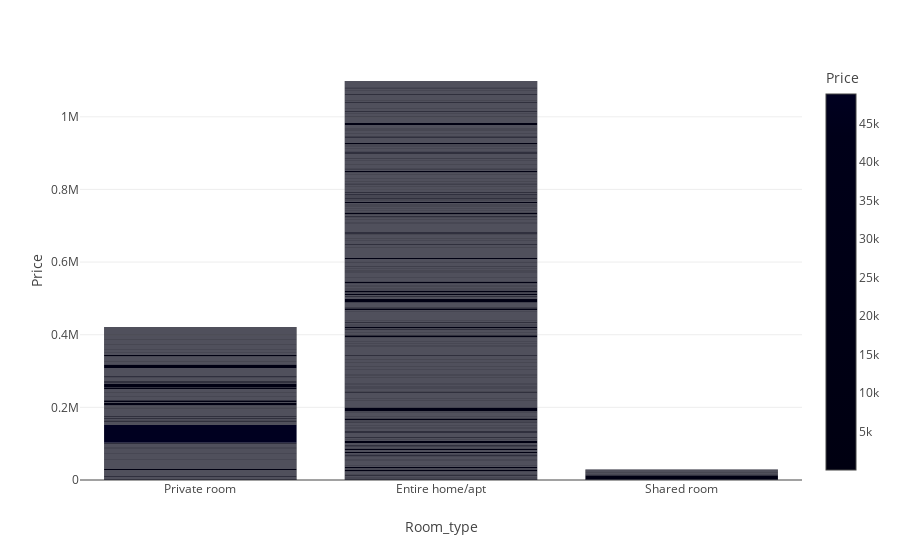

Write notebook code for a chart like this one.
### Code cell
fig = px.bar(data_frame=df,x='Room_type',y='Price',color='Price')
fig.show()

### Figure 1 — Plotly figure (JSON) as saved in the notebook; plotly's stock layout.template omitted (floating-point values rounded to 4 significant figures; data arrays with more than 128 entries replaced by an {"elided": "..."} marker saying what was removed)
{"data": [{"alignmentgroup": "True", "hovertemplate": "Room_type=%{x}<br>Price=%{marker.color}<extra></extra>", "legendgroup": "", "marker": {"color": {"elided": "5555 int values"}, "coloraxis": "coloraxis", "pattern": {"shape": ""}}, "name": "", "offsetgroup": "", "orientation": "v", "showlegend": false, "textposition": "auto", "type": "bar", "x": {"elided": "5555 str values"}, "xaxis": "x", "y": {"elided": "5555 int values"}, "yaxis": "y"}], "layout": {"barmode": "relative", "coloraxis": {"colorbar": {"title": {"text": "Price"}}, "colorscale": [[0, "#000011"], [0.1111, "#000012"], [0.2222, "#000013"], [0.3333, "#000014"], [0.4444, "#000015"], [0.5556, "#000016"], [0.6667, "#000017"], [0.7778, "#000018"], [0.8889, "#000019"], [1, "#000020"]]}, "legend": {"tracegroupgap": 0}, "margin": {"t": 60}, "xaxis": {"anchor": "y", "domain": [0, 1], "title": {"text": "Room_type"}}, "yaxis": {"anchor": "x", "domain": [0, 1], "title": {"text": "Price"}}}}
